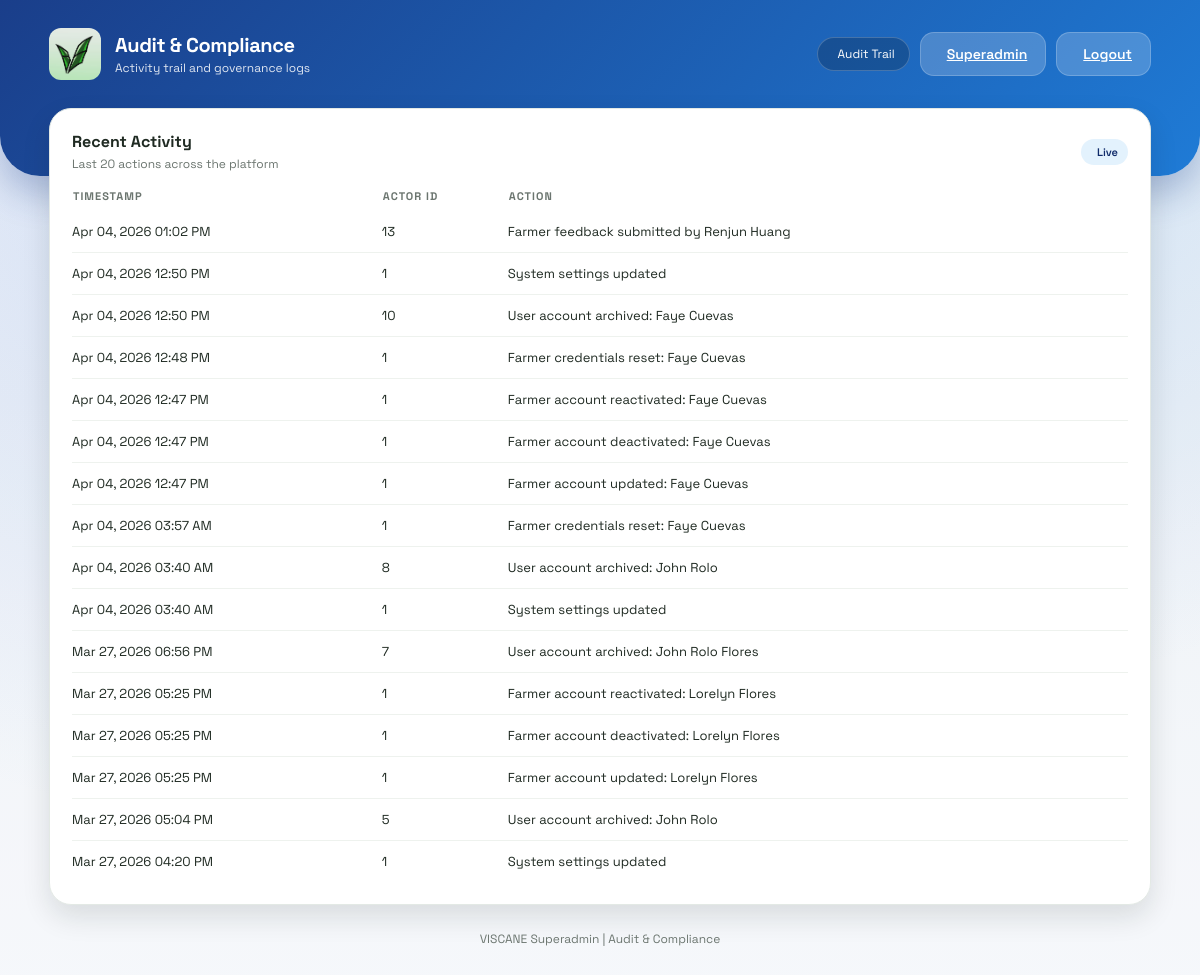
Screenshot of /superadmin/audit (signed in) with the database file from the repository.
### models.py (models this page shows)
class AuditLog(db.Model):
    id = db.Column(db.Integer, primary_key=True)
    user_id = db.Column(db.Integer, nullable=True)
    action = db.Column(db.String(255), nullable=False)
    timestamp = db.Column(db.DateTime, default=datetime.utcnow, nullable=False)

### app.py (the view)
@app.route('/superadmin/audit')
@role_required('superadmin')
def superadmin_audit():
    logs = AuditLog.query.order_by(AuditLog.timestamp.desc()).limit(20).all()
    return render_template('superadmin_audit.html', logs=logs, current_admin=get_current_admin())

### app.py (called while the page is built)
def role_required(required_role):
    def decorator(view):
        @wraps(view)
        def wrapped(*args, **kwargs):
            admin_id = session.get('admin_id')
            if not admin_id:
                return redirect(url_for('admin_login'))
            admin = Admin.query.get(admin_id)
            if not admin or admin.is_archived or admin.role != required_role:
                return redirect(url_for('admin_portal'))
            return view(*args, **kwargs)
        return wrapped
    return decorator

def get_current_admin():
    admin_id = session.get('admin_id')
    if not admin_id:
        return None
    admin = Admin.query.get(admin_id)
    if not admin or admin.is_archived:
        return None
    return admin

### templates/superadmin_audit.html (shortened to what this page needs)
<!DOCTYPE html>
<html lang="en">
<head>
    <link rel="stylesheet" href="{{ url_for('static', filename='style.css') }}">
</head>
<body class="admin-layout">
    <header class="dashboard-header">
        <div class="header-content">
            <div class="brand">
                <div class="brand-icon">
                    <img src="{{ url_for('static', filename='logo.jpg') }}" alt="VISCANE Logo" style="width: 100%; height: 100%; object-fit: cover; border-radius: 12px;">
                </div>
                <div>
                    <p class="brand-title">Audit & Compliance</p>
                    <p class="brand-subtitle">Activity trail and governance logs</p>
                </div>
            </div>
            <div class="header-actions">
                <div class="status-pill">
                    Audit Trail
                </div>
                <a class="btn light" href="/superadmin">
                    Superadmin
                </a>
                <a class="btn light" href="/admin-logout">
                    Logout
                </a>
            </div>
        </div>
    </header>
    <main class="dashboard-container fade-in">
        <section class="panel">
            <div class="panel-header">
                <div>
                    <h3 class="panel-title">Recent Activity</h3>
                    <p class="panel-subtitle">Last 20 actions across the platform</p>
                </div>
                <span class="badge">Live</span>
            </div>
            <table class="data-table">
                <thead>
                    <tr>
                        <th>Timestamp</th>
                        <th>Actor ID</th>
                        <th>Action</th>
                    </tr>
                </thead>
                <tbody>
                    {% if logs %}
                        {% for log in logs %}
                            <tr>
                                <td>{{ log.timestamp.strftime('%b %d, %Y %I:%M %p') }}</td>
                                <td>{{ log.user_id if log.user_id else 'System' }}</td>
                                <td>{{ log.action }}</td>
                            </tr>
                        {% endfor %}
                    {% else %}
                        <tr>
                            <td colspan="3">No audit entries available yet.</td>
                        </tr>
                    {% endif %}
                </tbody>
            </table>
        </section>
        <div class="footer-link">VISCANE Superadmin | Audit & Compliance</div>
    </main>
</body>
</html>

### static/style.css (style rules this page uses)
:root { --glass-bg: rgba(255, 255, 255, 0.15); --glass-border: rgba(255, 255, 255, 0.2); --primary-green: #43A047; --neutral-0: #ffffff; --neutral-50: #f6f8f5; --neutral-100: #eef2ee; --neutral-200: #e3e9e5; --neutral-500: #6b756f; --neutral-900: #1f2a22; --radius-lg: 22px; --radius-md: 16px; --shadow-md: 0 12px 28px rgba(19, 32, 24, 0.12); --shadow-lg: 0 18px 45px rgba(19, 32, 24, 0.18); }
* { box-sizing: border-box; }
body { margin: 0; font-family: "Space Grotesk", sans-serif; background-image: linear-gradient(rgba(0,0,0,0.5), rgba(0,0,0,0.5)), url('background.png'); background-size: cover; background-position: center; background-attachment: fixed; display: flex; justify-content: center; align-items: center; min-height: 100vh; color: white; }
.fade-in { animation: slideUp 0.6s ease-out forwards; }
body.farmer-layout, body.admin-layout { display: block; min-height: 100vh; background-image: none; background-color: var(--neutral-50); color: var(--neutral-900); overflow-x: hidden; padding: 0; }
body.admin-layout { --accent: #1E5BBF; --accent-soft: #E3F2FD; --accent-strong: #102B6A; --header-gradient: linear-gradient(135deg, #1A3E8A, #1F7BD6); --header-shadow: 0 18px 35px rgba(26, 62, 138, 0.28); }
.dashboard-header { background: var(--header-gradient); color: white; padding: 28px 0 96px; border-radius: 0 0 40px 40px; box-shadow: var(--header-shadow); position: relative; z-index: 2; }
.header-content { max-width: 1150px; margin: 0 auto; padding: 0 24px; display: flex; justify-content: space-between; align-items: center; gap: 20px; flex-wrap: wrap; }
.brand { display: flex; align-items: center; gap: 14px; }
.brand-icon { width: 52px; height: 52px; border-radius: 16px; display: grid; place-items: center; background: rgba(255, 255, 255, 0.18); backdrop-filter: blur(8px); font-size: 26px; }
.brand-title { margin: 0; font-size: 20px; font-weight: 700; letter-spacing: -0.4px; }
.brand-subtitle { margin: 2px 0 0; font-size: 12px; opacity: 0.85; }
.header-actions { display: flex; align-items: center; gap: 10px; flex-wrap: wrap; }
.status-pill { display: inline-flex; align-items: center; gap: 6px; padding: 8px 14px; border-radius: 999px; background: rgba(0,0,0,0.2); border: 1px solid rgba(255,255,255,0.2); font-size: 12px; }
.dashboard-container { max-width: 1150px; margin: -68px auto 0; padding: 0 24px 60px; position: relative; z-index: 2; }
.btn { border: none; border-radius: 14px; padding: 12px 18px; font-weight: 600; font-size: 14px; cursor: pointer; display: inline-flex; align-items: center; gap: 8px; transition: transform 0.2s ease, box-shadow 0.2s ease, background 0.2s ease; }
.btn.light { background: rgba(255,255,255,0.2); color: white; border: 1px solid rgba(255,255,255,0.2); }
.panel { background: var(--neutral-0); border-radius: var(--radius-lg); padding: 22px; border: 1px solid var(--neutral-200); box-shadow: var(--shadow-md); }
.panel-header { display: flex; justify-content: space-between; align-items: center; gap: 12px; margin-bottom: 16px; }
.panel-title { margin: 0; font-size: 16px; color: var(--neutral-900); }
.panel-subtitle { margin: 4px 0 0; font-size: 12px; color: var(--neutral-500); }
.badge { display: inline-flex; align-items: center; gap: 6px; padding: 6px 10px; border-radius: 999px; background: var(--accent-soft); color: var(--accent-strong); font-size: 11px; font-weight: 600; }
.data-table { width: 100%; border-collapse: collapse; font-size: 13px; }
.data-table th { text-align: left; color: var(--neutral-500); font-size: 11px; text-transform: uppercase; letter-spacing: 1px; padding-bottom: 8px; }
.data-table td { padding: 12px 0; border-bottom: 1px solid var(--neutral-100); }
.data-table tr:last-child td { border-bottom: none; }
.footer-link { margin-top: 26px; text-align: center; font-size: 12px; color: var(--neutral-500); }

### rows the page displays
AuditLog: timestamp "Apr 04, 2026 01:02 PM", user "13", action "Farmer feedback submitted by Renjun Huang"
AuditLog: timestamp "Apr 04, 2026 12:50 PM", user "1", action "System settings updated"
AuditLog: timestamp "Apr 04, 2026 12:50 PM", user "10", action "User account archived: Faye Cuevas"
AuditLog: timestamp "Apr 04, 2026 12:48 PM", user "1", action "Farmer credentials reset: Faye Cuevas"
AuditLog: timestamp "Apr 04, 2026 12:47 PM", user "1", action "Farmer account reactivated: Faye Cuevas"
AuditLog: timestamp "Apr 04, 2026 12:47 PM", user "1", action "Farmer account deactivated: Faye Cuevas"
AuditLog: timestamp "Apr 04, 2026 12:47 PM", user "1", action "Farmer account updated: Faye Cuevas"
AuditLog: timestamp "Apr 04, 2026 03:57 AM", user "1", action "Farmer credentials reset: Faye Cuevas"
AuditLog: timestamp "Apr 04, 2026 03:40 AM", user "8", action "User account archived: John Rolo"
AuditLog: timestamp "Apr 04, 2026 03:40 AM", user "1", action "System settings updated"
AuditLog: timestamp "Mar 27, 2026 06:56 PM", user "7", action "User account archived: John Rolo Flores"
AuditLog: timestamp "Mar 27, 2026 05:25 PM", user "1", action "Farmer account reactivated: Lorelyn Flores"
AuditLog: timestamp "Mar 27, 2026 05:25 PM", user "1", action "Farmer account deactivated: Lorelyn Flores"
AuditLog: timestamp "Mar 27, 2026 05:25 PM", user "1", action "Farmer account updated: Lorelyn Flores"
AuditLog: timestamp "Mar 27, 2026 05:04 PM", user "5", action "User account archived: John Rolo"
AuditLog: timestamp "Mar 27, 2026 04:20 PM", user "1", action "System settings updated"
